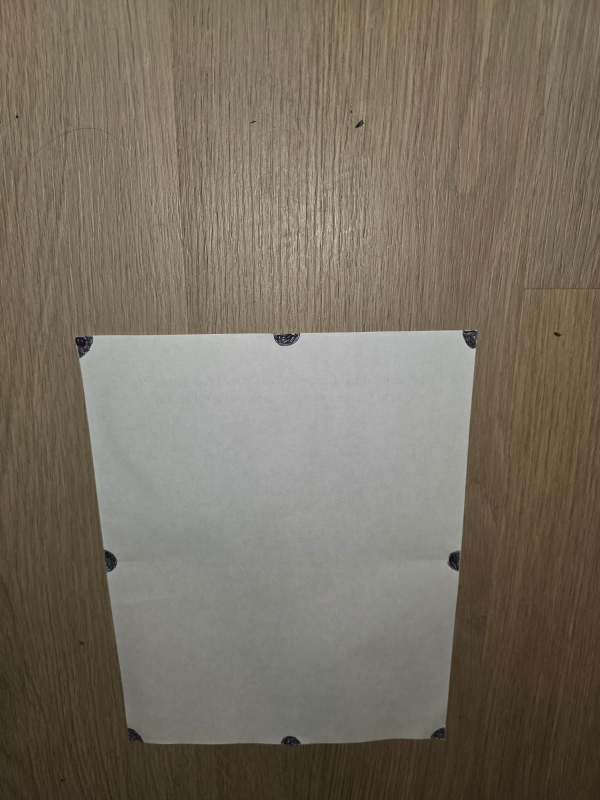
#> input picture CSc8830_Assignment6/sfm/view1.jpeg, 1200 x 1600 px (shown at 1/2 size)
$ python sfm_part2.py
#> lines starting #> are read from the running program, lines starting #| are printed output that depends on the picture
"""
CSc 8830 - Computer Vision
Assignment 6 - Part 2

Planar Structure from Motion / Multi-view Reconstruction

Object:
    A4 sheet = 21.0 cm x 29.7 cm

Eight known points are placed around the boundary.

Click order:

    1 -------- 2 -------- 3
    |                     |
    |                     |
    8                     4
    |                     |
    |                     |
    7 -------- 6 -------- 5

Controls:
    Left Click = select point
    R          = reset current image
    Enter      = confirm after 8 points
    Esc        = quit

Run:
    python sfm_part2.py
"""

import cv2
import numpy as np
import os
import sys
import matplotlib.pyplot as plt


# =========================================================
# SETTINGS
# =========================================================

OUTPUT_FOLDER = "../outputs"

os.makedirs(
    OUTPUT_FOLDER,
    exist_ok=True
)


IMAGE_FILES = [
    "view1.jpeg",
    "view2.jpeg",
    "view3.jpeg",
    "view4.jpeg"
]


# A4 dimensions in centimeters
WIDTH_CM = 21.0
HEIGHT_CM = 29.7


# ---------------------------------------------------------
# Known world coordinates
# ---------------------------------------------------------

object_points = np.array([

    # 1 - top left
    [0.0, 0.0, 0.0],

    # 2 - top middle
    [10.5, 0.0, 0.0],

    # 3 - top right
    [21.0, 0.0, 0.0],

    # 4 - right middle
    [21.0, 14.85, 0.0],

    # 5 - bottom right
    [21.0, 29.7, 0.0],

    # 6 - bottom middle
    [10.5, 29.7, 0.0],

    # 7 - bottom left
    [0.0, 29.7, 0.0],

    # 8 - left middle
    [0.0, 14.85, 0.0]

], dtype=np.float32)


# Only X and Y are needed for homography
plane_points = object_points[:, :2]


# =========================================================
# POINT SELECTION FUNCTION
# =========================================================

def select_points(image, view_number):

    original_height, original_width = image.shape[:2]

    # Resize only for display if image is very large.
    max_width = 1100
    max_height = 750

    scale = min(
        max_width / original_width,
        max_height / original_height,
        1.0
    )

    display_width = int(
        original_width * scale
    )

    display_height = int(
        original_height * scale
    )

    display_base = cv2.resize(
        image,
        (display_width, display_height)
    )

    selected_points = []


    def mouse_callback(
        event,
        x,
        y,
        flags,
        param
    ):

        if event == cv2.EVENT_LBUTTONDOWN:

            if len(selected_points) < 8:

                # Convert displayed coordinates
                # back to original image coordinates.
                original_x = x / scale
                original_y = y / scale

                selected_points.append(
                    [
                        original_x,
                        original_y
                    ]
                )


    window_name = (
        f"View {view_number} - Select 8 points"
    )

    cv2.namedWindow(window_name)

    cv2.setMouseCallback(
        window_name,
        mouse_callback
    )


    while True:

        display = display_base.copy()


        # ---------------------------------------------
        # Draw selected points
        # ---------------------------------------------

        for i, point in enumerate(
            selected_points
        ):

            px = int(
                point[0] * scale
            )

            py = int(
                point[1] * scale
            )


            cv2.circle(
                display,
                (px, py),
                7,
                (0, 0, 255),
                -1
            )


            cv2.putText(
                display,
                str(i + 1),
                (px + 10, py - 10),
                cv2.FONT_HERSHEY_SIMPLEX,
                0.7,
                (0, 255, 0),
                2
            )


        # ---------------------------------------------
        # Instructions
        # ---------------------------------------------

        cv2.rectangle(
            display,
            (0, 0),
            (display_width, 85),
            (0, 0, 0),
            -1
        )


        cv2.putText(
            display,
            (
                f"View {view_number}: "
                "Click markers 1 -> 8 clockwise"
            ),
            (15, 28),
            cv2.FONT_HERSHEY_SIMPLEX,
            0.65,
            (255, 255, 255),
            2
        )


        cv2.putText(
            display,
            (
                f"Selected: "
                f"{len(selected_points)}/8"
                " | R = Reset"
                " | ENTER = Confirm"
            ),
            (15, 60),
            cv2.FONT_HERSHEY_SIMPLEX,
            0.58,
            (0, 255, 255),
            2
        )


        cv2.imshow(
            window_name,
            display
        )


        key = cv2.waitKey(20) & 0xFF


        # Reset
        if key == ord("r"):

            selected_points.clear()


        # ESC
        elif key == 27:

            cv2.destroyAllWindows()

            print(
                "Selection cancelled."
            )

            sys.exit()


        # Enter
        elif key == 13:

            if len(selected_points) == 8:

                break

            else:

                print(
                    "Please select all 8 points first."
                )


    cv2.destroyWindow(
        window_name
    )


    return np.array(
        selected_points,
        dtype=np.float32
    )


# =========================================================
# LOAD IMAGES AND COLLECT POINTS
# =========================================================

images = []

all_image_points = []

image_size = None


for i, filename in enumerate(
    IMAGE_FILES,
    start=1
):

    image = cv2.imread(
        filename
    )
#> image is the input picture: shape (1600, 1200, 3); mean B, G, R 97.2, 111.6, 119.6


    if image is None:

        print(
            f"Could not open {filename}"
        )

        sys.exit()


    height, width = image.shape[:2]
#> height = 1600; width = 1200


    if image_size is None:

        image_size = (
            width,
            height
        )
#> image_size = (1200, 1600)


    # Camera calibration expects
    # all images to have same resolution.
    if (
        width != image_size[0]
        or height != image_size[1]
    ):

        print(
            "\nERROR:"
        )

        print(
            "All four photos should have "
            "the same resolution."
        )

        print(
            filename,
            "has resolution",
            width,
            "x",
            height
        )

        sys.exit()


    print(
        f"\nSelecting points for {filename}"
    )

    print(
        "Click in this order:"
    )

    print(
        "1 TL, 2 Top Middle, 3 TR,"
    )

    print(
        "4 Right Middle, 5 BR,"
    )

    print(
        "6 Bottom Middle, 7 BL,"
    )

    print(
        "8 Left Middle"
    )


    points = select_points(
        image,
        i
    )
#> in select_points, `display_base = cv2.resize( image, (display_width, display_height) )`:
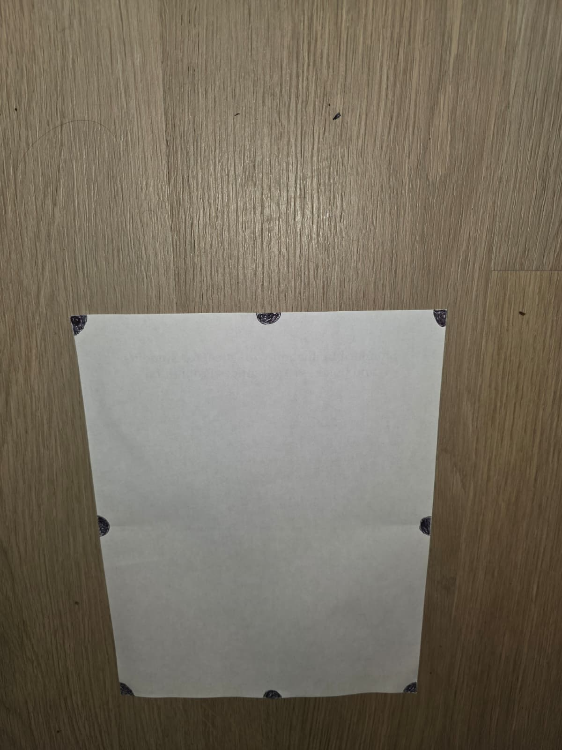
#> display_base: shape (750, 562, 3); mean B, G, R 97.1, 111.5, 119.5
#> in select_points, `cv2.putText( display, ( f"Selected: " f"{len(selected_points)}/8" " | ..`:
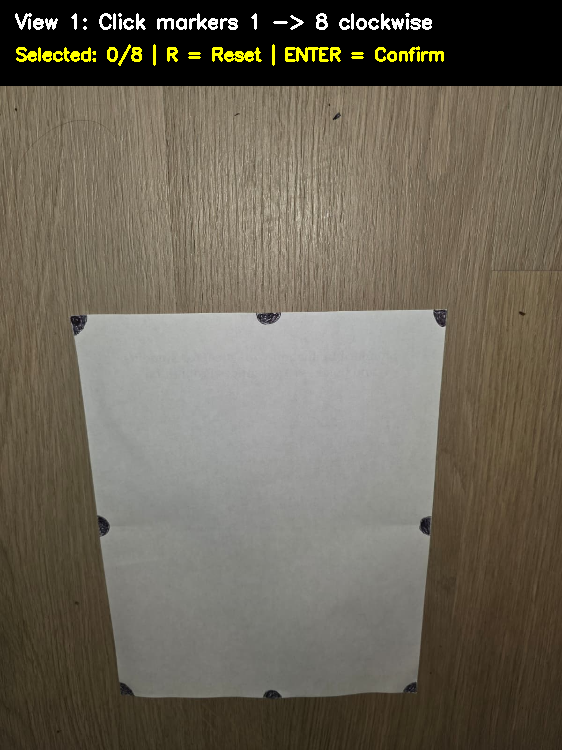
#> display: shape (750, 562, 3); mean B, G, R 87.8, 101.4, 108.1
#> (key Esc is pressed here)
#> (the program exits here)
